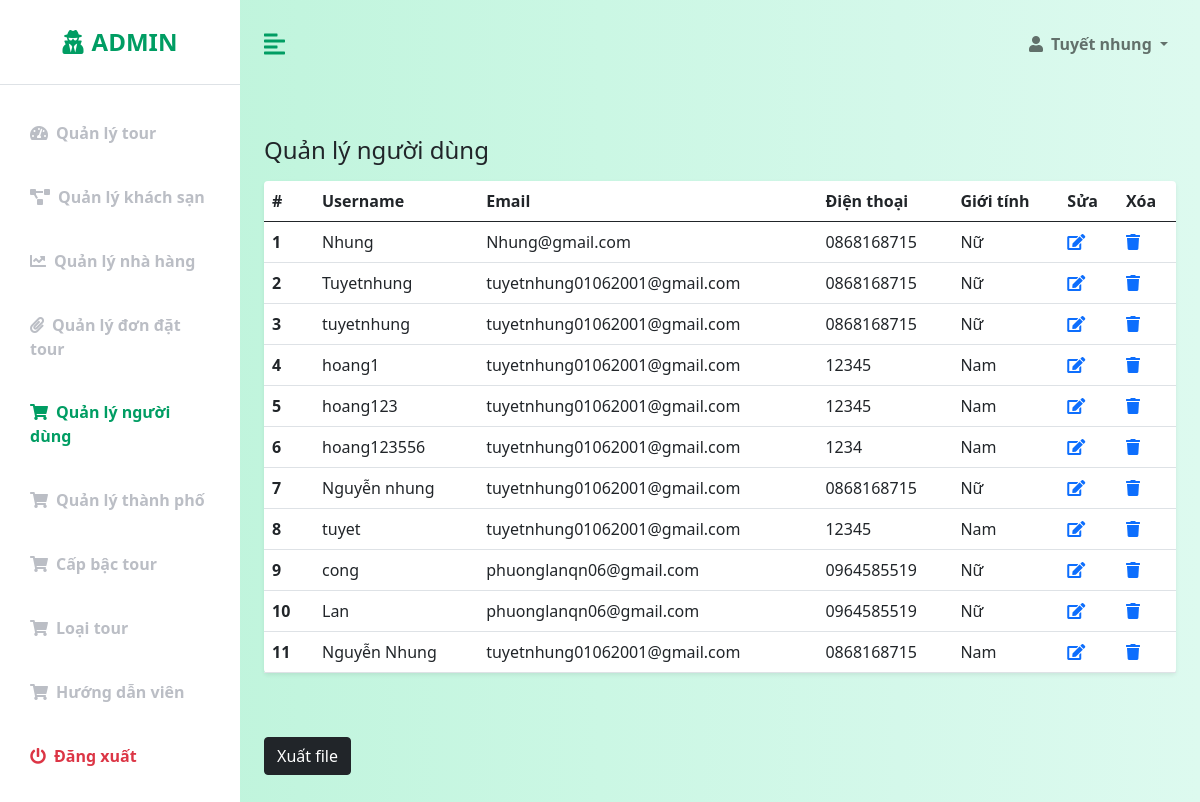
The page /admin/QLND.php on the database its author committed.
### tables this page shows
CREATE TABLE `customers` (
  `customer_id` int(11) NOT NULL,
  `user_name` varchar(50) NOT NULL,
  `password` varchar(255) NOT NULL,
  `email` varchar(50) NOT NULL,
  `birthday` datetime NOT NULL,
  `phone_number` varchar(10) NOT NULL,
  `name` varchar(50) NOT NULL,
  `gender` int(1) NOT NULL,
  `status` int(1) NOT NULL,
  `code` varchar(255) NOT NULL,
  `is_admin` int(10) NOT NULL,
  `date_created` datetime NOT NULL DEFAULT current_timestamp()
);

### config/database-function.php (called while the page is built, shortened)
<?php
    require_once('database-connection.php');
    function simpleQuery($sql, bool $isGet = true, $params = []){
        global $conn;
        $stmt = $conn -> prepare($sql);
        $stmt -> execute();
        if($isGet){
            $record = $stmt -> get_result() -> fetch_all(MYSQLI_ASSOC);
            return $record;
        }else{
            return $stmt;
        }
    }
?>

### admin/QLND.php (the view, shortened to what this page needs)
<?php
    require('templates-admin/header.php');
?>
            <div class="container-fluid px-4" style="margin-bottom: 20%;">
                <div class="row my-5">
                    <h3 class="fs-4 mb-3">Quản lý người dùng</h3>
                    <div class="col">
                        <table class="table bg-white rounded shadow-sm  table-hover">
                            <thead>
                                <tr>
                                    <th scope="col" width="50">#</th>
                                    <th scope="col">Username</th>
                                    <th scope="col">Email</th>
                                    <th scope="col">Điện thoại</th>
                                    <th scope="col">Giới tính</th>
                                    <th scope="col">Sửa</th>
                                    <th scope="col">Xóa</th>
                                </tr>
                            </thead>
                            <tbody>
                                <?php
                                    $i = 1;
                                    $sql = "select * from customers";
                                    $rows = simpleQuery($sql);
                                    foreach($rows as $row){
                                        echo '
                                            <tr>
                                                <th scope="row">'.$i.'</th>
                                                <td>'.$row["user_name"].'</td>
                                                <td>'.$row["email"].'</td>
                                                <td>'.$row["phone_number"].'</td>
                                                <td>';
                                                    if($row["gender"] == 0){
                                                        echo "Nữ";
                                                    }else{
                                                        echo "Nam";
                                                    }
                                                echo '</td>
                                                <td><a href="sua-ND.php?id='.$row["customer_id"].'"><i class="fas fa-edit"></i></a></td>
                                                <td><a href="xoa.php?customers=&id='.$row["customer_id"].'"><i class="fas fa-trash"></i></a></td>
                                            </tr>
                                        ';
                                        $i++;
                                    }
                                ?>
                            </tbody>
                        </table>
                    </div>
                </div>
          <div>
            <form action="export_import.php" method="POST" enctype="multipart/form-data">
                <button class="btn btn-dark" type="submit" name="export">Xuất file</button>
            </form>
        </div>
<?php
    include('templates-admin/footer.php')
?>

### admin/css-admin/styles.css (style rules this page uses)
:root { --main-bg-color: #009d63; --main-text-color: #009d63; --second-text-color: #bbbec5; --second-bg-color: #c1efde; }

### rows shown on the page
customers: user_name "Nhung", email "Nhung@gmail.com", phone_number "0868168715", gender "Nữ"
customers: user_name "Tuyetnhung", email "tuyetnhung01062001@gmail.com", phone_number "0868168715", gender "Nữ"
customers: user_name "tuyetnhung", email "tuyetnhung01062001@gmail.com", phone_number "0868168715", gender "Nữ"
customers: user_name "hoang1", email "tuyetnhung01062001@gmail.com", phone_number "12345", gender "Nam"
customers: user_name "hoang123", email "tuyetnhung01062001@gmail.com", phone_number "12345", gender "Nam"
customers: user_name "hoang123556", email "tuyetnhung01062001@gmail.com", phone_number "1234", gender "Nam"
customers: user_name "Nguyễn nhung", email "tuyetnhung01062001@gmail.com", phone_number "0868168715", gender "Nữ"
customers: user_name "tuyet", email "tuyetnhung01062001@gmail.com", phone_number "12345", gender "Nam"
customers: user_name "cong", email "phuonglanqn06@gmail.com", phone_number "0964585519", gender "Nữ"
customers: user_name "Lan", email "phuonglanqn06@gmail.com", phone_number "0964585519", gender "Nữ"
customers: user_name "Nguyễn Nhung", email "tuyetnhung01062001@gmail.com", phone_number "0868168715", gender "Nam"
